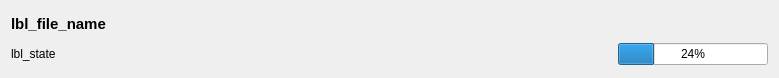
<?xml version="1.0" encoding="UTF-8"?>
<ui version="4.0">
 <class>Form</class>
 <widget class="QWidget" name="Form">
  <property name="geometry">
   <rect>
    <x>0</x>
    <y>0</y>
    <width>779</width>
    <height>78</height>
   </rect>
  </property>
  <property name="maximumSize">
   <size>
    <width>16777215</width>
    <height>78</height>
   </size>
  </property>
  <property name="windowTitle">
   <string>Form</string>
  </property>
  <layout class="QHBoxLayout" name="horizontalLayout_2">
   <item>
    <layout class="QVBoxLayout" name="verticalLayout">
     <item>
      <layout class="QHBoxLayout" name="horizontalLayout">
       <item>
        <widget class="QLabel" name="lbl_file_name">
         <property name="font">
          <font>
           <pointsize>11</pointsize>
           <bold>true</bold>
          </font>
         </property>
         <property name="text">
          <string>lbl_file_name</string>
         </property>
        </widget>
       </item>
       <item>
        <spacer name="horizontalSpacer">
         <property name="orientation">
          <enum>Qt::Horizontal</enum>
         </property>
         <property name="sizeHint" stdset="0">
          <size>
           <width>40</width>
           <height>20</height>
          </size>
         </property>
        </spacer>
       </item>
       <item>
        <widget class="QPushButton" name="btn_open_folder">
         <property name="text">
          <string/>
         </property>
         <property name="icon">
          <iconset resource="resources.qrc">
           <normaloff>:/icon/icons/folder-open.png</normaloff>:/icon/icons/folder-open.png</iconset>
         </property>
         <property name="flat">
          <bool>true</bool>
         </property>
        </widget>
       </item>
       <item>
        <widget class="QPushButton" name="btn_delete">
         <property name="text">
          <string/>
         </property>
         <property name="icon">
          <iconset resource="resources.qrc">
           <normaloff>:/icon/icons/trash-delete-bin.png</normaloff>:/icon/icons/trash-delete-bin.png</iconset>
         </property>
         <property name="flat">
          <bool>true</bool>
         </property>
        </widget>
       </item>
      </layout>
     </item>
     <item>
      <layout class="QHBoxLayout" name="horizontalLayout_3">
       <item>
        <widget class="QLabel" name="lbl_state">
         <property name="text">
          <string>lbl_state</string>
         </property>
        </widget>
       </item>
       <item>
        <spacer name="horizontalSpacer_2">
         <property name="orientation">
          <enum>Qt::Horizontal</enum>
         </property>
         <property name="sizeHint" stdset="0">
          <size>
           <width>40</width>
           <height>20</height>
          </size>
         </property>
        </spacer>
       </item>
       <item>
        <widget class="QProgressBar" name="progressBar">
         <property name="maximumSize">
          <size>
           <width>150</width>
           <height>16777215</height>
          </size>
         </property>
         <property name="value">
          <number>24</number>
         </property>
        </widget>
       </item>
      </layout>
     </item>
    </layout>
   </item>
  </layout>
 </widget>
 <resources>
  <include location="resources.qrc"/>
 </resources>
 <connections/>
</ui>
